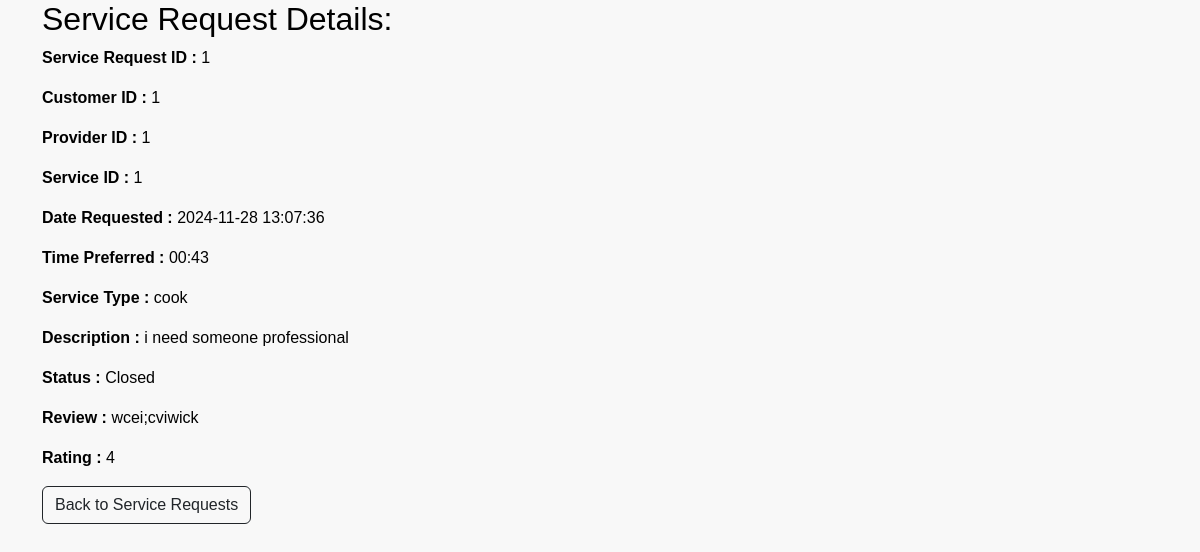
The app's page /view_service_request/1 with its own data.
### models.py (models this page shows, shortened)
class ServiceRequest(db.Model):
    id = db.Column(db.Integer, primary_key=True)
    service_id = db.Column(db.Integer, db.ForeignKey('service.id'), nullable=False)
    customer_id = db.Column(db.Integer, db.ForeignKey('customer.id'), nullable=False)
    provider_id = db.Column(db.Integer, db.ForeignKey('provider.id'), nullable=True)
    date_requested = db.Column(db.DateTime, default=func.current_timestamp())
    time = db.Column(db.String(8), nullable=False)
    service_type = db.Column(db.String(32), nullable=False)
    remarks = db.Column(db.String(512), nullable=True)
    description = db.Column(db.String(512), nullable=True)
    service_address = db.Column(db.String(512), nullable=False)
    status = db.Column(db.String(32), nullable=False, default='Pending')
    rating = db.Column(db.Integer, nullable=True)
    review = db.Column(db.Text, nullable=True)

### app.py (the view)
@app.route('/view_service_request/<int:service_request_id>')
def view_service_request(service_request_id):
    service_request = ServiceRequest.query.get_or_404(service_request_id)
    return render_template('view_service_request.html', service_request=service_request)

### templates/view_service_request.html (shortened to what this page needs)
{% extends 'layout.html' %}
{% block more_css %}
<link rel="stylesheet" href="{{ url_for('static', filename='css/customer_dashboard.css') }}">
{% endblock %}
{% block content %}
<div class="container">
    <h2>Service Request Details:</h2>
    <p><strong>Service Request ID :</strong> {{ service_request.id }}</p>
    <p><strong>Customer ID :</strong> {{ service_request.customer_id }}</p>
    <p><strong>Provider ID :</strong> {{ service_request.provider_id }}</p>
    <p><strong>Service ID :</strong> {{ service_request.service_id }}</p>
    <p><strong>Date Requested :</strong> {{ service_request.date_requested }}</p>
    <p><strong>Time Preferred :</strong> {{ service_request.time }}</p>
    <p><strong>Service Type :</strong> {{ service_request.service_type }}</p>
    <p><strong>Description :</strong> {{ service_request.description }}</p>
    <p><strong>Status :</strong> {{ service_request.status }}</p>
    <p><strong>Review :</strong> {{ service_request.review }}</p>
    <p><strong>Rating :</strong> {{ service_request.rating }}</p>
    <a href="{{ url_for('servicerequest_admin') }}" class="btn btn-outline-dark">Back to Service Requests</a>
</div>
{% endblock %}

### static/css/customer_dashboard.css (style rules this page uses)
body { font-family: Arial, sans-serif; margin: 0; padding: 0; background-color: #f8f8f8; color: black; }

### records on screen
ServiceRequest: id "1", customer_id "1", provider_id "1", service_id "1", date_requested "2024-11-28 13:07:36", time "00:43", service_type "cook", description "i need someone professional", status "Closed", review "wcei;cviwick", rating "4"
